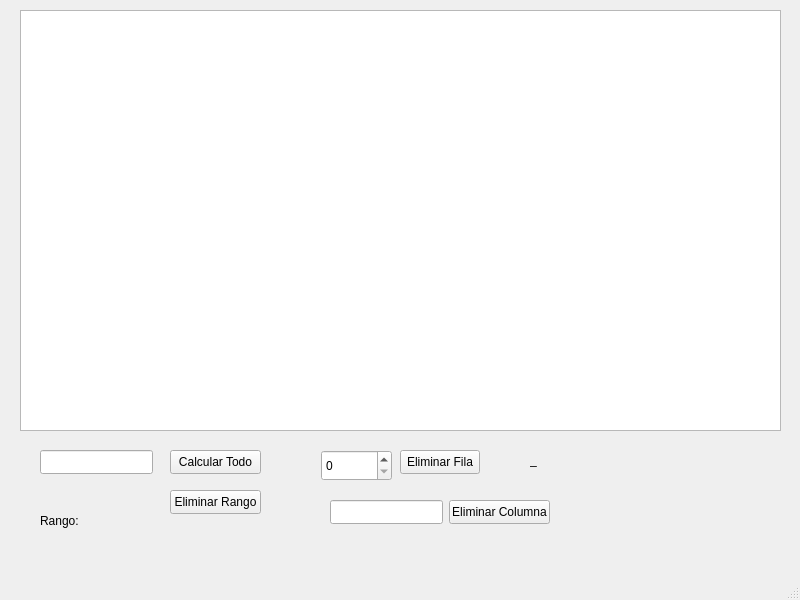
<?xml version="1.0" encoding="UTF-8"?>
<ui version="4.0">
 <class>MainWindow</class>
 <widget class="QMainWindow" name="MainWindow">
  <property name="geometry">
   <rect>
    <x>0</x>
    <y>0</y>
    <width>800</width>
    <height>600</height>
   </rect>
  </property>
  <property name="windowTitle">
   <string>MainWindow</string>
  </property>
  <widget class="QWidget" name="centralwidget">
   <widget class="QPushButton" name="btnEliminarFila">
    <property name="geometry">
     <rect>
      <x>400</x>
      <y>450</y>
      <width>80</width>
      <height>24</height>
     </rect>
    </property>
    <property name="text">
     <string>Eliminar Fila</string>
    </property>
   </widget>
   <widget class="QLineEdit" name="lineEditRango">
    <property name="geometry">
     <rect>
      <x>40</x>
      <y>450</y>
      <width>113</width>
      <height>24</height>
     </rect>
    </property>
   </widget>
   <widget class="QPushButton" name="btnCalcularTodo">
    <property name="geometry">
     <rect>
      <x>170</x>
      <y>450</y>
      <width>91</width>
      <height>24</height>
     </rect>
    </property>
    <property name="text">
     <string>Calcular Todo</string>
    </property>
   </widget>
   <widget class="QLabel" name="labelResultado">
    <property name="geometry">
     <rect>
      <x>40</x>
      <y>490</y>
      <width>101</width>
      <height>61</height>
     </rect>
    </property>
    <property name="text">
     <string>Rango:</string>
    </property>
   </widget>
   <widget class="QTableWidget" name="tableWidget">
    <property name="geometry">
     <rect>
      <x>20</x>
      <y>10</y>
      <width>761</width>
      <height>421</height>
     </rect>
    </property>
   </widget>
   <widget class="QSpinBox" name="spinBoxFila">
    <property name="geometry">
     <rect>
      <x>321</x>
      <y>450</y>
      <width>71</width>
      <height>31</height>
     </rect>
    </property>
   </widget>
   <widget class="QLineEdit" name="lineEditColumna">
    <property name="geometry">
     <rect>
      <x>330</x>
      <y>500</y>
      <width>113</width>
      <height>24</height>
     </rect>
    </property>
   </widget>
   <widget class="QPushButton" name="btnEliminarColumna">
    <property name="geometry">
     <rect>
      <x>449</x>
      <y>500</y>
      <width>101</width>
      <height>24</height>
     </rect>
    </property>
    <property name="text">
     <string>Eliminar Columna</string>
    </property>
   </widget>
   <widget class="QPushButton" name="btnEliminarRango">
    <property name="geometry">
     <rect>
      <x>170</x>
      <y>490</y>
      <width>91</width>
      <height>24</height>
     </rect>
    </property>
    <property name="text">
     <string>Eliminar Rango</string>
    </property>
   </widget>
   <widget class="QLabel" name="labelValorCelda">
    <property name="geometry">
     <rect>
      <x>530</x>
      <y>450</y>
      <width>131</width>
      <height>20</height>
     </rect>
    </property>
    <property name="text">
     <string>_</string>
    </property>
   </widget>
  </widget>
  <widget class="QMenuBar" name="menubar">
   <property name="geometry">
    <rect>
     <x>0</x>
     <y>0</y>
     <width>800</width>
     <height>21</height>
    </rect>
   </property>
  </widget>
  <widget class="QStatusBar" name="statusbar"/>
 </widget>
 <resources/>
 <connections/>
</ui>
